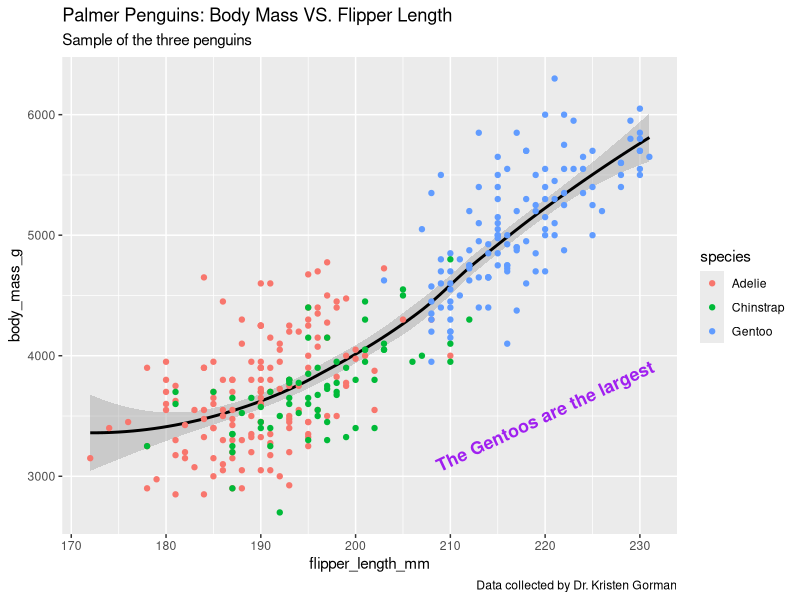

R code for this plot:
library(ggplot2)
library(palmerpenguins)
data(penguins)
View(penguins)

ggplot(data = penguins)+
  geom_smooth(mapping=aes(x=flipper_length_mm, y=body_mass_g), color='black')+
  geom_point(mapping=aes(x=flipper_length_mm, y=body_mass_g, color=species))+
  labs(title="Palmer Penguins: Body Mass VS. Flipper Length", subtitle="Sample of the three penguins", caption="Data collected by Dr. Kristen Gorman")+
  annotate("text", x=220, y=3500, label="The Gentoos are the largest", color='purple', fontface="bold", size=4.5, angle=25)